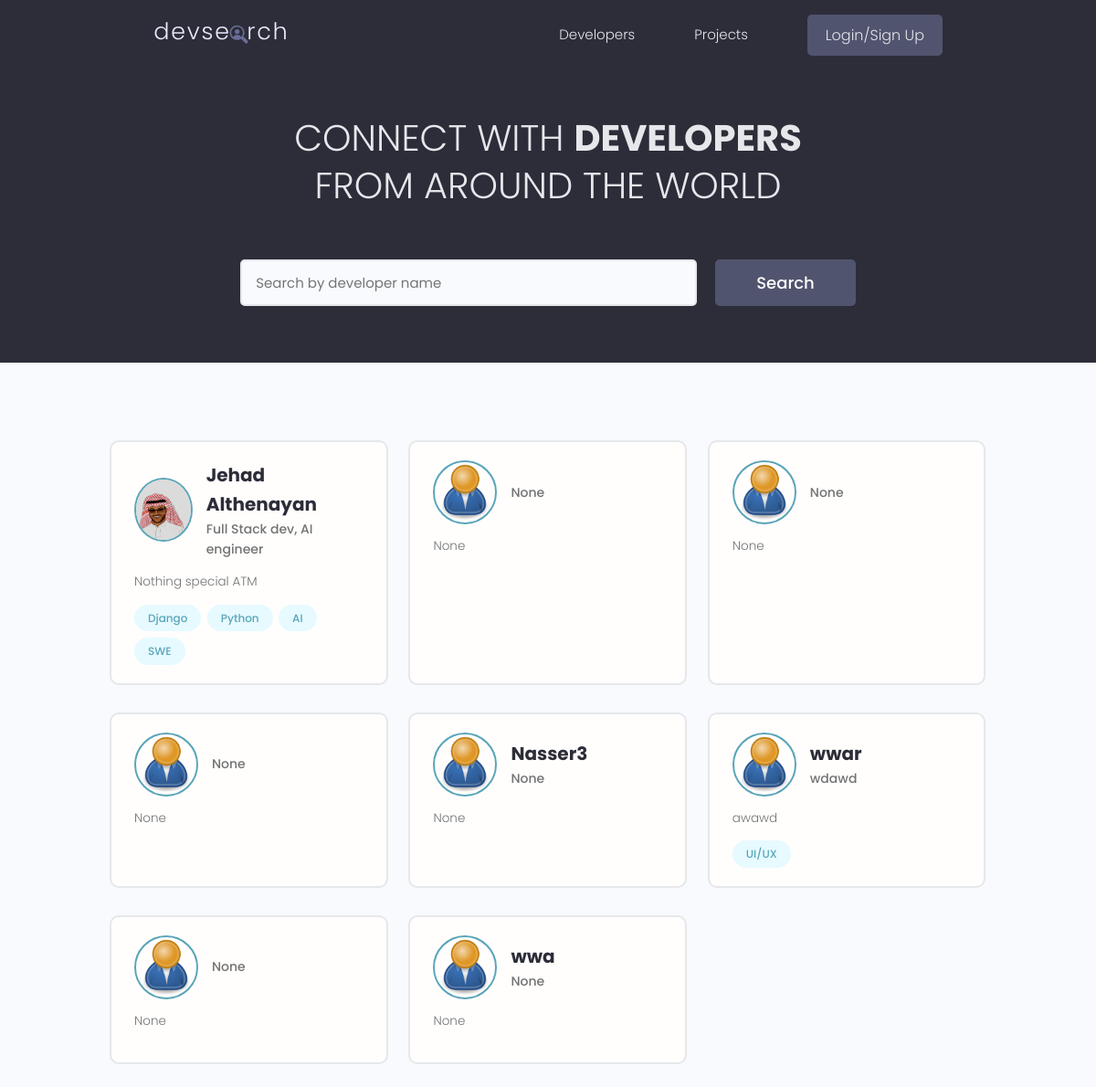
Before: /users/ with the older database file.
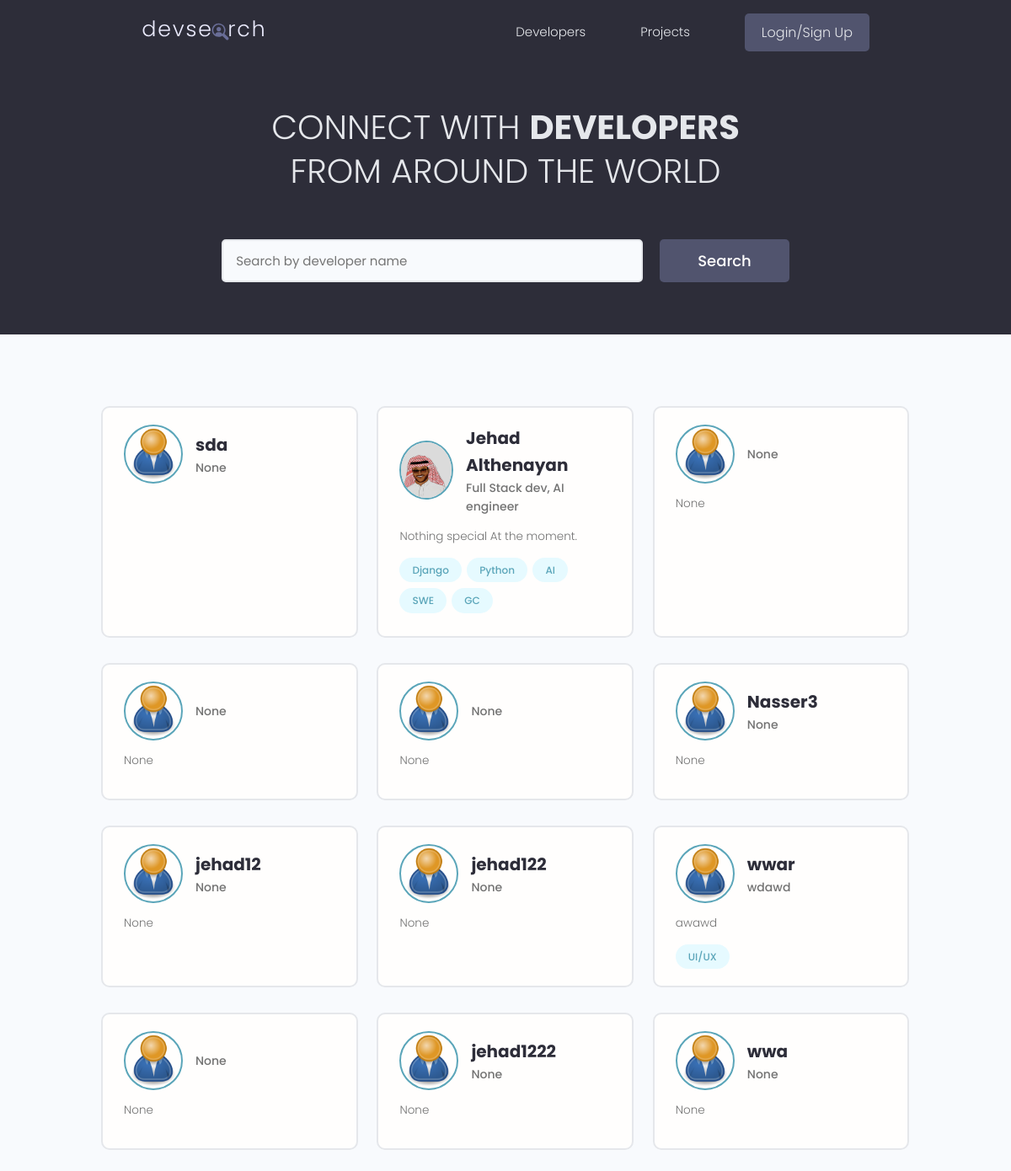
After: the same page with the newer database file.
### users/models.py (models this page shows, shortened)
class Profile(models.Model):
    user = models.OneToOneField(User,on_delete=models.CASCADE,null=True,blank=True)
    name = models.CharField(max_length=200,null=True,blank=True)
    username = models.CharField(max_length=200,null=True,blank=True)
    location = models.CharField(max_length=200,null=True,blank=True)
    email= models.EmailField(max_length=200,null=True,blank=True)
    short_intro = models.CharField(max_length=500,null=True,blank=True)
    bio = models.TextField(null=True,blank=True)
    profile_image =  models.ImageField(null=True,blank=True,upload_to='profiles/',default='profiles/user-default.png')
    social_github = models.CharField(max_length=200,null=True,blank=True)
    social_twitter = models.CharField(max_length=200,null=True,blank=True)
    social_linkedin = models.CharField(max_length=200,null=True,blank=True)
    social_youtube = models.CharField(max_length=200,null=True,blank=True)
    social_website = models.CharField(max_length=200,null=True,blank=True)
    created = models.DateTimeField(auto_now_add=True) # date and time stamp
    id = models.UUIDField(default=uuid.uuid4,unique=True,primary_key=True,editable=False)

class Skill(models.Model):
    owner = models.ForeignKey(Profile, on_delete=models.CASCADE,null=True,blank=True)
    name = models.CharField(max_length=200,null=True,blank=True)
    description = models.TextField(null=True,blank=True)
    created = models.DateTimeField(auto_now_add=True) # date and time stamp
    id = models.UUIDField(default=uuid.uuid4,unique=True,primary_key=True,editable=False)
    def __str__(self):
        return str(self.name)

### users/views.py (the view)
# urls.py: path('',views.profiles,name="profiles"),
def profiles(req):
    search_query = ""
    if req.GET.get('search_query'):
        search_query = req.GET.get('search_query')
    print("search_query: ",search_query)
    skills = Skill.objects.filter(name__iexact=search_query)
    profiles = Profile.objects.filter(
        Q(name__icontains=search_query) |
        Q(short_intro__icontains=search_query) |
        Q(skill__in=skills)).distinct()
    context = {'profiles': profiles,
                'search_query':search_query,}
    return render(req,'users/profiles.html',context)

### users/templates/users/profiles.html (shortened to what this page needs)
{% extends 'main.html' %}
{% block content %}
<main class="home">
    <section class="hero-section text-center">
        <div class="container container--narrow">
            <div class="hero-section__box">
                <h2>CONNECT WITH <span>DEVELOPERS</span></h2>
                <h2>FROM AROUND THE WORLD</h2>
            </div>
            <div class="hero-section__search">
                <form id="searchForm" class="form" action="{% url 'profiles' %}" method="get">
                    <div class="form__field">
                        <input class="input input--text" id="formInput#search" type="text" name="search_query"
                            value="{{search_query}}" placeholder="Search by developer name" />
                    </div>
                    <input class="btn btn--sub btn--lg" type="submit" value="Search" />
                </form>
            </div>
        </div>
    </section>
    <section class="devlist">
        <div class="container">
            <div class="grid grid--three">
                {% for profile in profiles %}
                <div class="column card">
                    <div class="dev">
                        <a href="{% url 'user-profile' profile.id%}" class="card__body">
                            <div class="dev__profile">
                                <img class="avatar avatar--md" src="{{ profile.profile_image.url }}" alt="image" />
                                <div class="dev__meta">
                                    <h3>{{profile.name}}</h3>
                                    <h5>{{profile.short_intro|slice:"60"}}</h5>
                                </div>
                            </div>
                            <p class="dev__info">{{profile.bio|slice:"150"}}</p>
                            <div class="dev__skills">
                                {% for skill in profile.skill_set.all %}
                                <span class="tag tag--pill tag--main">
                                    <small>{{skill}}</small>
                                </span>
                                {% endfor %}
                            </div>
                        </a>
                    </div>
                </div>
                {% endfor %}
            </div>
        </div>
    </section>
</main>
{% endblock content %}

### templates/main.html (shortened to what this page needs)
<!DOCTYPE html>
{% load static %}
<html>
<head>
    <link rel="stylesheet" href="https://cdn.iconmonstr.com/1.3.0/css/iconmonstr-iconic-font.min.css" />
    <link rel="stylesheet" href="{% static 'uikit/styles/uikit.css' %}" />
    <link rel="stylesheet" href="{% static 'styles/app.css' %}" />
</head>
<body>
    {% include 'navbar.html' %}
    {% block content %}
    {% endblock content %}
</body>
</html>

### templates/navbar.html (shortened to what this page needs)
{% load static%}
<header class="header">
    <div class="container container--narrow">
      <a href="{% url 'profiles' %}" class="header__logo">
        <img src="{% static 'images/logo.svg'%}" alt="DevSearch Logo" />
      </a>
      <nav class="header__nav">
        <ul class="header__menu">
          <li class="header__menuItem"><a href="{% url 'profiles' %}">Developers</a></li>
          <li class="header__menuItem"><a href="{% url 'projects' %}">Projects</a></li>
          {% if request.user.is_authenticated %}
          <li class="header__menuItem"><a href="{% url 'account'%}">Account</a></li>
          <li class="header__menuItem"><a href="{% url 'logout'%}" class="btn btn--sub">Logout</a></li>
          {%else %}
          <li class="header__menuItem"><a href="{% url 'login'%}" class="btn btn--sub">Login/Sign Up</a></li>
          {% endif%}
        </ul>
      </nav>
    </div>
  </header>

### static/styles/app.css (style rules this page uses)
:root { --color-sub: #2d2d39; }
.btn--sub { background-color: var(--color-sub-light); }
.card { border: 2px solid var(--color-light); }
img { width: 100%; }
.header { position: sticky; z-index: 111; background-color: var(--color-sub); padding: 1.5rem 0; }
.header > .container { display: flex; justify-content: space-between; align-items: center; }
.header__logo > img { height: 3.8rem; }
.header__nav > ul { display: inline-flex; align-items: center; list-style: none; gap: 6.5rem; }
.header__menuItem > a { color: var(--color-light); font-weight: 300; }
.hero-section { height: 40vh; display: flex; align-items: center; background-color: var(--color-sub); }
.hero-section__box { margin-bottom: 4rem; }
.hero-section__box > h2, .hero-section__box > h2 > span { font-size: 4rem; color: var(--color-light); line-height: 1.3; text-transform: uppercase; }
.hero-section__box > h2 { font-weight: 300; }
.hero-section__box > h2 > span { font-weight: 700; }
.hero-section__search > .form { display: flex; align-items: center; justify-content: center; gap: 2rem; }
.hero-section__search > .form input.input--text { width: 50rem; }
.devlist { margin-top: 8rem; }
.devlist .grid { align-items: stretch; }
.devlist .dev .dev__profile { display: flex; align-items: center; gap: 1.5rem; }
.devlist .dev .dev__meta h3 { color: var(--color-sub); font-size: 2rem; font-weight: 700; }
.devlist .dev .dev__meta h5 { color: var(--color-text); font-size: 1.4rem; font-weight: 500; }
.devlist .dev .dev__info { margin: 1.5rem 0; font-size: 1.35rem; line-height: 1.4; text-align: justify; }

### static/uikit/styles/modules/_variables.css (style rules this page uses)
:root { --color-main: #5aa5b9; --color-main-light: #e6faff; --color-sub: #3f4156; --color-sub-light: #51546e; --color-sub-lighter: #ededfd; --color-text: #737373; --color-gray: #8b8b8b; --color-light: #e5e7eb; --color-light-gray: #767676; --color-bg: #f8fafd; --color-white: #fffefd; --color-white-light: #f3f3f3; --color-success: #359e64; --color-success-bg: #def8e8; --color-error: #fc4b0b; --color-error-bg: #fff2ee; --font-base: 'Poppins', arial, helvetica, 'Segoe UI', roboto, ubuntu, sans-serif; --font-monospace: 'Fira Code', 'Courier New', courier, monospace; --font-regular: 300; --font-medium: 500; --font-bold: 700; --generic-shadow: 1px 1px 5px #00000010; --generic-transition: all 0.3s ease-in-out; }

### static/uikit/styles/modules/_base.css (style rules this page uses)
* { margin: 0; padding: 0; box-sizing: border-box; text-rendering: optimizeLegibility; color: inherit; font-size: inherit; }
html { font-size: 50%; }
@media only screen and (min-width: 480px) { html { font-size: 56.25%; } }
@media only screen and (min-width: 1200px) { html { font-size: 62.5%; } }
body { line-height: 1.6; font-weight: 400; font-size: 1.5rem; color: var(--color-text); background-color: var(--color-bg); min-height: 100vh; }

### static/uikit/styles/modules/_typography.css (style rules this page uses)
* { font-family: var(--font-base); }
h2 { font-size: 3.6rem; font-weight: var(--font-bold); }
h3 { font-size: 3.2rem; font-weight: var(--font-medium); }
h5 { font-size: 2.4rem; font-weight: var(--font-medium); }
h5, h6 { font-weight: var(--font-regular); }
p, span, strong { font-size: 1.6rem; color: var(--color-text); font-weight: var(--font-regular); }
a { padding-bottom: 2px; text-decoration: none; display: inline-block; color: var(--color-main); font-weight: var(--font-medium); }

### static/uikit/styles/modules/_utilities.css (style rules this page uses)
.container { width: 92%; max-width: 165rem; margin: 0 auto; box-sizing: border-box; }
.container--narrow { width: 92%; max-width: 120rem; }
@media screen and (min-width: 1000px) { .container { width: 90%; } }
@media screen and (min-width: 1000px) { .container--narrow { width: 85%; } }
@media screen and (min-width: 1200px) { .container { width: 80%; } }
@media screen and (min-width: 1200px) { .container--narrow { width: 72%; } }
.text-center { text-align: center; }

### static/uikit/styles/modules/_avatar.css (style rules this page uses)
.avatar { border-radius: 50%; border: 2px solid var(--color-main); object-fit: cover; }
.avatar--md { height: 7rem; width: 7rem; }

### static/uikit/styles/modules/_button.css (style rules this page uses)
.btn { display: inline-block; position: relative; cursor: pointer; background-color: var(--color-light); font-weight: var(--font-medium); color: var(--color-sub); text-decoration: none; padding: 1rem 2rem; border-radius: 0.5rem; border: none; width: -webkit-fit-content; width: -moz-fit-content; width: fit-content; height: -webkit-fit-content; height: -moz-fit-content; height: fit-content; font-size: 1.6rem; outline-width: 0; outline-color: transparent; -webkit-backface-visibility: hidden; backface-visibility: hidden; transition: all 0.3s ease-in-out; }
.btn--sub { background-color: var(--color-sub); color: var(--color-white); }
.btn--lg { font-size: 1.8rem; padding: 1.2rem 4.5rem; }

Changed rows visible on the page:
added Profile: profile_image (placeholder picture), name "sda", short_intro "None"
changed Profile "Jehad Althenayan": bio "Nothing special ATM" → "Nothing special At the moment."
added Skill: name "GC", shown under Profile "Jehad Althenayan"
added Profile: profile_image (placeholder picture), name "jehad12", short_intro "None", bio "None"
added Profile: profile_image (placeholder picture), name "jehad122", short_intro "None", bio "None"
added Profile: profile_image (placeholder picture), name "jehad1222", short_intro "None", bio "None"
